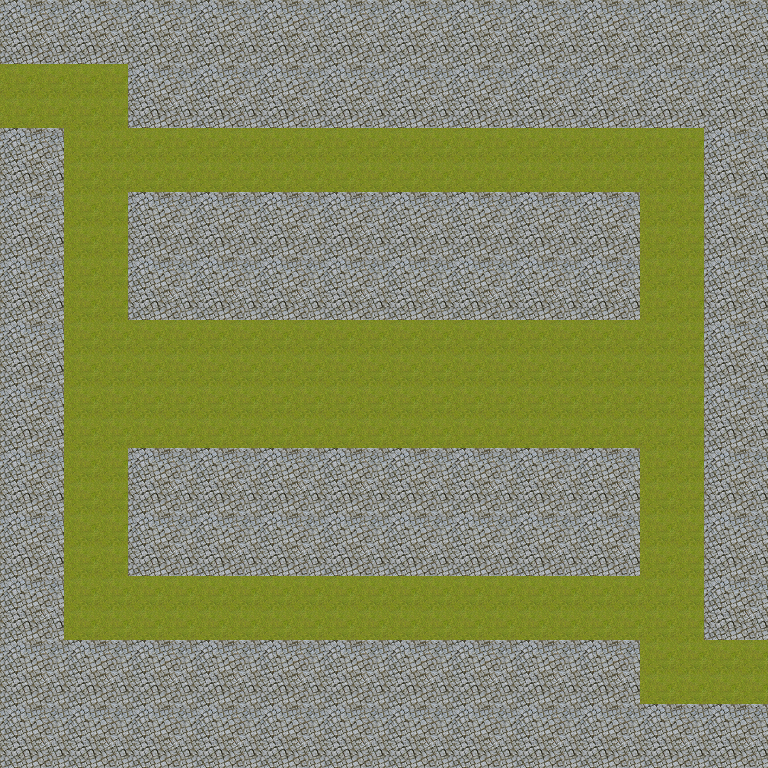

This is a level from a 2D game, rendered from its Tiled map with the project's own tilesets. A one-line summary and the map file follow, with tile-layer data summarised:
An orthogonal 12x12 tile map with 64x64 px tiles, 1 tile layer (background) and 8 objects (3x 3, 3x 4, start, end).

<map version="1.0" orientation="orthogonal" renderorder="left-up" width="12" height="12" tilewidth="64" tileheight="64" nextobjectid="74">
 <tileset firstgid="1" name="level" tilewidth="64" tileheight="64" tilecount="64" columns="8">
  <image source="tiledsets/level.png" width="512" height="512" />
  <tile id="0">
   <properties>
    <property name="description" value="wall" />
   </properties>
  </tile>
  <tile id="1">
   <properties>
    <property name="description" value="wall" />
   </properties>
  </tile>
  <tile id="2">
   <properties>
    <property name="description" value="wall" />
   </properties>
  </tile>
  <tile id="3">
   <properties>
    <property name="description" value="wall" />
   </properties>
  </tile>
  <tile id="4">
   <properties>
    <property name="description" value="wall" />
   </properties>
  </tile>
  <tile id="5">
   <properties>
    <property name="description" value="wall" />
   </properties>
  </tile>
  <tile id="6">
   <properties>
    <property name="description" value="wall" />
   </properties>
  </tile>
  <tile id="7">
   <properties>
    <property name="description" value="wall" />
   </properties>
  </tile>
  <tile id="8">
   <properties>
    <property name="description" value="wall" />
   </properties>
  </tile>
  <tile id="9">
   <properties>
    <property name="description" value="wall" />
   </properties>
  </tile>
  <tile id="10">
   <properties>
    <property name="description" value="wall" />
   </properties>
  </tile>
  <tile id="11">
   <properties>
    <property name="description" value="wall" />
   </properties>
  </tile>
  <tile id="12">
   <properties>
    <property name="description" value="wall" />
   </properties>
  </tile>
  <tile id="13">
   <properties>
    <property name="description" value="wall" />
   </properties>
  </tile>
  <tile id="14">
   <properties>
    <property name="description" value="ground" />
   </properties>
  </tile>
  <tile id="15">
   <properties>
    <property name="description" value="wall" />
   </properties>
  </tile>
  <tile id="16">
   <properties>
    <property name="description" value="wall" />
   </properties>
  </tile>
  <tile id="17">
   <properties>
    <property name="description" value="wall" />
   </properties>
  </tile>
  <tile id="18">
   <properties>
    <property name="description" value="wall" />
   </properties>
  </tile>
  <tile id="19">
   <properties>
    <property name="description" value="wall" />
   </properties>
  </tile>
  <tile id="20">
   <properties>
    <property name="description" value="wall" />
   </properties>
  </tile>
  <tile id="21">
   <properties>
    <property name="description" value="wall" />
   </properties>
  </tile>
  <tile id="22">
   <properties>
    <property name="description" value="wall" />
   </properties>
  </tile>
  <tile id="23">
   <properties>
    <property name="description" value="wall" />
   </properties>
  </tile>
  <tile id="24">
   <properties>
    <property name="description" value="wall" />
   </properties>
  </tile>
  <tile id="25">
   <properties>
    <property name="description" value="wall" />
   </properties>
  </tile>
  <tile id="26">
   <properties>
    <property name="description" value="wall" />
   </properties>
  </tile>
  <tile id="27">
   <properties>
    <property name="description" value="wall" />
   </properties>
  </tile>
  <tile id="28">
   <properties>
    <property name="description" value="wall" />
   </properties>
  </tile>
  <tile id="29">
   <properties>
    <property name="description" value="wall" />
   </properties>
  </tile>
  <tile id="30">
   <properties>
    <property name="description" value="wall" />
   </properties>
  </tile>
  <tile id="31">
   <properties>
    <property name="description" value="wall" />
   </properties>
  </tile>
  <tile id="32">
   <properties>
    <property name="description" value="wall" />
   </properties>
  </tile>
  <tile id="33">
   <properties>
    <property name="description" value="wall" />
   </properties>
  </tile>
  <tile id="34">
   <properties>
    <property name="description" value="wall" />
   </properties>
  </tile>
  <tile id="35">
   <properties>
    <property name="description" value="wall" />
   </properties>
  </tile>
  <tile id="36">
   <properties>
    <property name="description" value="wall" />
   </properties>
  </tile>
  <tile id="37">
   <properties>
    <property name="description" value="wall" />
   </properties>
  </tile>
  <tile id="38">
   <properties>
    <property name="description" value="wall" />
   </properties>
  </tile>
  <tile id="39">
   <properties>
    <property name="description" value="wall" />
   </properties>
  </tile>
  <tile id="40">
   <properties>
    <property name="description" value="wall" />
   </properties>
  </tile>
  <tile id="41">
   <properties>
    <property name="description" value="wall" />
   </properties>
  </tile>
  <tile id="42">
   <properties>
    <property name="description" value="wall" />
   </properties>
  </tile>
  <tile id="43">
   <properties>
    <property name="description" value="wall" />
   </properties>
  </tile>
  <tile id="44">
   <properties>
    <property name="description" value="wall" />
   </properties>
  </tile>
  <tile id="45">
   <properties>
    <property name="description" value="wall" />
   </properties>
  </tile>
  <tile id="46">
   <properties>
    <property name="description" value="wall" />
   </properties>
  </tile>
  <tile id="47">
   <properties>
    <property name="description" value="wall" />
   </properties>
  </tile>
  <tile id="48">
   <properties>
    <property name="description" value="wall" />
   </properties>
  </tile>
  <tile id="49">
   <properties>
    <property name="description" value="wall" />
   </properties>
  </tile>
  <tile id="50">
   <properties>
    <property name="description" value="wall" />
   </properties>
  </tile>
  <tile id="51">
   <properties>
    <property name="description" value="wall" />
   </properties>
  </tile>
  <tile id="52">
   <properties>
    <property name="description" value="wall" />
   </properties>
  </tile>
  <tile id="53">
   <properties>
    <property name="description" value="wall" />
   </properties>
  </tile>
  <tile id="54">
   <properties>
    <property name="description" value="wall" />
   </properties>
  </tile>
  <tile id="55">
   <properties>
    <property name="description" value="wall" />
   </properties>
  </tile>
  <tile id="56">
   <properties>
    <property name="description" value="wall" />
   </properties>
  </tile>
  <tile id="57">
   <properties>
    <property name="description" value="wall" />
   </properties>
  </tile>
  <tile id="58">
   <properties>
    <property name="description" value="wall" />
   </properties>
  </tile>
  <tile id="59">
   <properties>
    <property name="description" value="wall" />
   </properties>
  </tile>
  <tile id="60">
   <properties>
    <property name="description" value="wall" />
   </properties>
  </tile>
  <tile id="61">
   <properties>
    <property name="description" value="wall" />
   </properties>
  </tile>
  <tile id="62">
   <properties>
    <property name="description" value="wall" />
   </properties>
  </tile>
  <tile id="63">
   <properties>
    <property name="description" value="wall" />
   </properties>
  </tile>
 </tileset>
 <layer name="background" width="12" height="12">
  <data>[144 cells, 144 non-empty, 2 distinct tile ids]</data>
 </layer>
 <objectgroup name="Enemies">
  <object id="62" type="3" x="334.667" y="144" width="32" height="32">
   <properties>
    <property name="speed" type="float" value="1.3999999999999999" />
    <property name="start_direction" type="int" value="4" />
   </properties>
   <ellipse />
  </object>
  </objectgroup>
 <objectgroup name="Player">
  <!-- 2 objects omitted --></objectgroup>
</map>
<!-- 7 of 8 objects omitted -->
